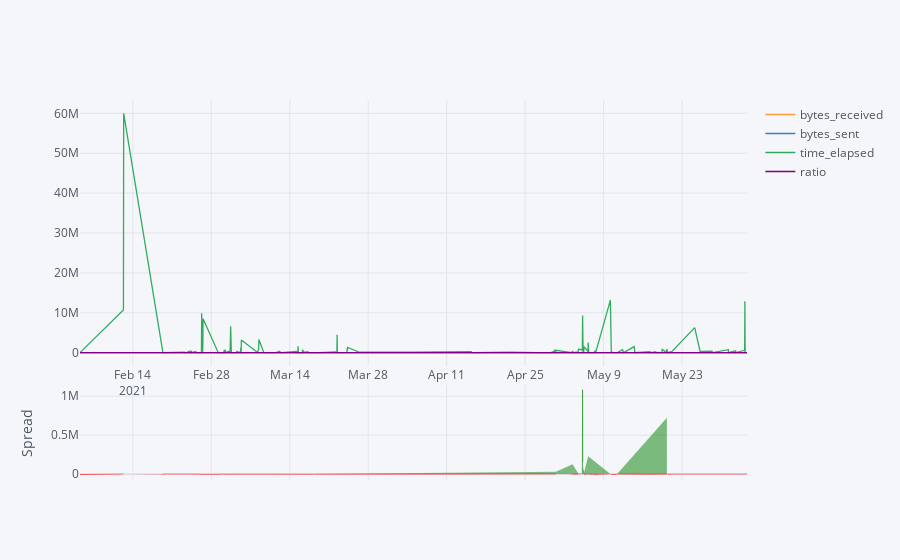

The notebook cell saved with this chart:
### Code cell
x_avg.iplot(kind='spread')

### Figure 1 — Plotly figure (JSON) as saved in the notebook; plotly's stock layout.template omitted (floating-point values rounded to 4 significant figures; data arrays with more than 128 entries replaced by an {"elided": "..."} marker saying what was removed)
{"data": [{"line": {"color": "rgba(255, 153, 51, 1.0)", "dash": "solid", "shape": "linear", "width": 1.3}, "mode": "lines", "name": "bytes_received", "text": "", "type": "scatter", "x": {"elided": "266 str values"}, "y": {"elided": "266 float values"}}, {"line": {"color": "rgba(55, 128, 191, 1.0)", "dash": "solid", "shape": "linear", "width": 1.3}, "mode": "lines", "name": "bytes_sent", "text": "", "type": "scatter", "x": {"elided": "266 str values"}, "y": {"elided": "266 float values"}}, {"line": {"color": "rgba(50, 171, 96, 1.0)", "dash": "solid", "shape": "linear", "width": 1.3}, "mode": "lines", "name": "time_elapsed", "text": "", "type": "scatter", "x": {"elided": "266 str values"}, "y": {"elided": "266 float values"}}, {"line": {"color": "rgba(128, 0, 128, 1.0)", "dash": "solid", "shape": "linear", "width": 1.3}, "mode": "lines", "name": "ratio", "text": "", "type": "scatter", "x": {"elided": "266 str values"}, "y": {"elided": "266 float values"}}, {"connectgaps": false, "fill": "tozeroy", "line": {"color": "green", "dash": "solid", "shape": "linear", "width": 0.5}, "mode": "lines", "name": "Spread", "showlegend": false, "type": "scatter", "x": {"elided": "266 str values"}, "xaxis": "x2", "y": {"elided": "266 mixed values"}, "yaxis": "y2"}, {"connectgaps": false, "fill": "tozeroy", "line": {"color": "red", "dash": "solid", "shape": "linear", "width": 0.5}, "mode": "lines", "name": "Spread", "showlegend": false, "type": "scatter", "x": {"elided": "266 str values"}, "xaxis": "x2", "y": {"elided": "266 mixed values"}, "yaxis": "y2"}], "layout": {"hovermode": "x", "legend": {"bgcolor": "#F5F6F9", "font": {"color": "#4D5663"}}, "paper_bgcolor": "#F5F6F9", "plot_bgcolor": "#F5F6F9", "title": {"font": {"color": "#4D5663"}}, "xaxis": {"gridcolor": "#E1E5ED", "showgrid": true, "tickfont": {"color": "#4D5663"}, "title": {"font": {"color": "#4D5663"}, "text": ""}, "zerolinecolor": "#E1E5ED"}, "xaxis2": {"anchor": "y2", "gridcolor": "#E1E5ED", "showgrid": true, "showticklabels": false, "tickfont": {"color": "#4D5663"}, "title": {"font": {"color": "#4D5663"}, "text": ""}, "zerolinecolor": "#E1E5ED"}, "yaxis": {"domain": [0.3, 1], "gridcolor": "#E1E5ED", "showgrid": true, "tickfont": {"color": "#4D5663"}, "title": {"font": {"color": "#4D5663"}, "text": ""}, "zerolinecolor": "#E1E5ED"}, "yaxis2": {"domain": [0, 0.25], "gridcolor": "#E1E5ED", "showgrid": true, "tickfont": {"color": "#4D5663"}, "title": {"font": {"color": "#4D5663"}, "text": "Spread"}, "zerolinecolor": "#E1E5ED"}}}
